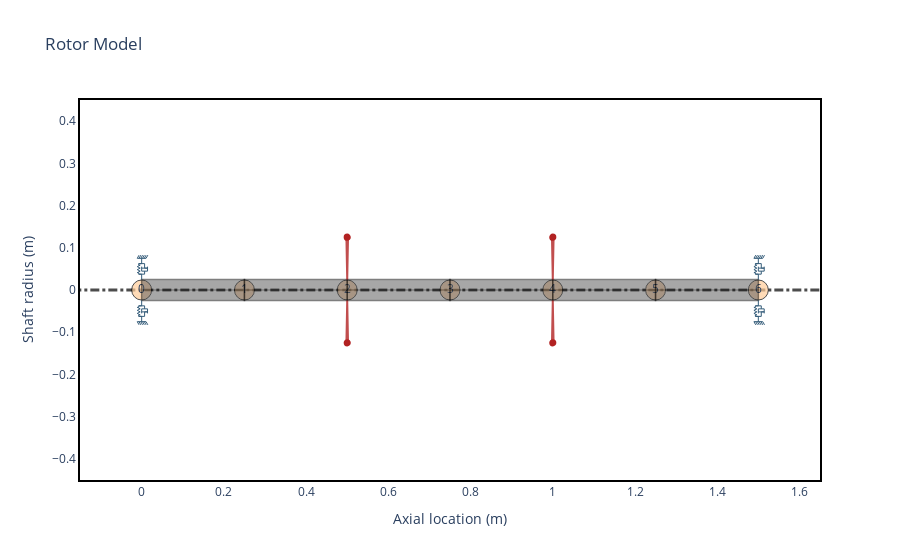

Notebook code for this chart:
### Code cell
sample = np.random.choice(list(iter(rand_rotor)))
sample.plot_rotor()

### Figure 1 — Plotly figure (JSON) as saved in the notebook; plotly's stock layout.template omitted (floating-point values rounded to 4 significant figures)
{"data": [{"hoverinfo": "none", "line": {"color": "black", "dash": "dashdot", "width": 3}, "mode": "lines", "opacity": 0.7, "showlegend": false, "type": "scatter", "x": [-0.3, 1.8], "y": [0, 0]}, {"hoverinfo": "none", "marker": {"color": "#ffcc99", "line": {"color": "black", "width": 1}, "opacity": 0.7, "size": 20}, "mode": "markers+text", "showlegend": false, "text": ["0", "1", "2", "3", "4", "5", "6"], "type": "scatter", "x": [0, 0.25, 0.5, 0.75, 1, 1.25, 1.5], "y": [0, 0, 0, 0, 0, 0, 0]}, {"customdata": [[0, 0.05, 0, 0.05, 0, 0.25, "steel"], [0, 0.05, 0, 0.05, 0, 0.25, "steel"], [0, 0.05, 0, 0.05, 0, 0.25, "steel"], [0, 0.05, 0, 0.05, 0, 0.25, "steel"], [0, 0.05, 0, 0.05, 0, 0.25, "steel"], [0, 0.05, 0, 0.05, 0, 0.25, "steel"], [0, 0.05, 0, 0.05, 0, 0.25, "steel"], [0, 0.05, 0, 0.05, 0, 0.25, "steel"], [0, 0.05, 0, 0.05, 0, 0.25, "steel"], [0, 0.05, 0, 0.05, 0, 0.25, "steel"]], "fill": "toself", "fillcolor": "#525252", "hoverinfo": "text", "hoverlabel": {"bgcolor": "#525252"}, "hoveron": "points+fills", "hovertemplate": "Element Number: 0<br>Left Outer Diameter: 0.05 m<br>Left Inner Diameter: 0.0 m<br>Right Outer Diameter: 0.05 m<br>Right Inner Diameter: 0.0 m<br>Element Length: 0.25 m<br>Material: steel<br>", "legendgroup": "Shaft", "line": {"color": "black", "width": 1.5}, "mode": "lines", "name": "ShaftElement 0", "opacity": 0.5, "showlegend": false, "text": "Element Number: 0<br>Left Outer Diameter: 0.05 m<br>Left Inner Diameter: 0.0 m<br>Right Outer Diameter: 0.05 m<br>Right Inner Diameter: 0.0 m<br>Element Length: 0.25 m<br>Material: steel<br>", "type": "scatter", "x": [0, 0, 0.25, 0.25, 0, 0, 0, 0.25, 0.25, 0], "y": [0, 0.025, 0.025, 0, 0, 0, -0.025, -0.025, 0, 0]}, {"customdata": [[1, 0.05, 0, 0.05, 0, 0.25, "steel"], [1, 0.05, 0, 0.05, 0, 0.25, "steel"], [1, 0.05, 0, 0.05, 0, 0.25, "steel"], [1, 0.05, 0, 0.05, 0, 0.25, "steel"], [1, 0.05, 0, 0.05, 0, 0.25, "steel"], [1, 0.05, 0, 0.05, 0, 0.25, "steel"], [1, 0.05, 0, 0.05, 0, 0.25, "steel"], [1, 0.05, 0, 0.05, 0, 0.25, "steel"], [1, 0.05, 0, 0.05, 0, 0.25, "steel"], [1, 0.05, 0, 0.05, 0, 0.25, "steel"]], "fill": "toself", "fillcolor": "#525252", "hoverinfo": "text", "hoverlabel": {"bgcolor": "#525252"}, "hoveron": "points+fills", "hovertemplate": "Element Number: 1<br>Left Outer Diameter: 0.05 m<br>Left Inner Diameter: 0.0 m<br>Right Outer Diameter: 0.05 m<br>Right Inner Diameter: 0.0 m<br>Element Length: 0.25 m<br>Material: steel<br>", "legendgroup": "Shaft", "line": {"color": "black", "width": 1.5}, "mode": "lines", "name": "ShaftElement 1", "opacity": 0.5, "showlegend": false, "text": "Element Number: 1<br>Left Outer Diameter: 0.05 m<br>Left Inner Diameter: 0.0 m<br>Right Outer Diameter: 0.05 m<br>Right Inner Diameter: 0.0 m<br>Element Length: 0.25 m<br>Material: steel<br>", "type": "scatter", "x": [0.25, 0.25, 0.5, 0.5, 0.25, 0.25, 0.25, 0.5, 0.5, 0.25], "y": [0, 0.025, 0.025, 0, 0, 0, -0.025, -0.025, 0, 0]}, {"customdata": [[2, 0.05, 0, 0.05, 0, 0.25, "steel"], [2, 0.05, 0, 0.05, 0, 0.25, "steel"], [2, 0.05, 0, 0.05, 0, 0.25, "steel"], [2, 0.05, 0, 0.05, 0, 0.25, "steel"], [2, 0.05, 0, 0.05, 0, 0.25, "steel"], [2, 0.05, 0, 0.05, 0, 0.25, "steel"], [2, 0.05, 0, 0.05, 0, 0.25, "steel"], [2, 0.05, 0, 0.05, 0, 0.25, "steel"], [2, 0.05, 0, 0.05, 0, 0.25, "steel"], [2, 0.05, 0, 0.05, 0, 0.25, "steel"]], "fill": "toself", "fillcolor": "#525252", "hoverinfo": "text", "hoverlabel": {"bgcolor": "#525252"}, "hoveron": "points+fills", "hovertemplate": "Element Number: 2<br>Left Outer Diameter: 0.05 m<br>Left Inner Diameter: 0.0 m<br>Right Outer Diameter: 0.05 m<br>Right Inner Diameter: 0.0 m<br>Element Length: 0.25 m<br>Material: steel<br>", "legendgroup": "Shaft", "line": {"color": "black", "width": 1.5}, "mode": "lines", "name": "ShaftElement 2", "opacity": 0.5, "showlegend": false, "text": "Element Number: 2<br>Left Outer Diameter: 0.05 m<br>Left Inner Diameter: 0.0 m<br>Right Outer Diameter: 0.05 m<br>Right Inner Diameter: 0.0 m<br>Element Length: 0.25 m<br>Material: steel<br>", "type": "scatter", "x": [0.5, 0.5, 0.75, 0.75, 0.5, 0.5, 0.5, 0.75, 0.75, 0.5], "y": [0, 0.025, 0.025, 0, 0, 0, -0.025, -0.025, 0, 0]}, {"customdata": [[3, 0.05, 0, 0.05, 0, 0.25, "steel"], [3, 0.05, 0, 0.05, 0, 0.25, "steel"], [3, 0.05, 0, 0.05, 0, 0.25, "steel"], [3, 0.05, 0, 0.05, 0, 0.25, "steel"], [3, 0.05, 0, 0.05, 0, 0.25, "steel"], [3, 0.05, 0, 0.05, 0, 0.25, "steel"], [3, 0.05, 0, 0.05, 0, 0.25, "steel"], [3, 0.05, 0, 0.05, 0, 0.25, "steel"], [3, 0.05, 0, 0.05, 0, 0.25, "steel"], [3, 0.05, 0, 0.05, 0, 0.25, "steel"]], "fill": "toself", "fillcolor": "#525252", "hoverinfo": "text", "hoverlabel": {"bgcolor": "#525252"}, "hoveron": "points+fills", "hovertemplate": "Element Number: 3<br>Left Outer Diameter: 0.05 m<br>Left Inner Diameter: 0.0 m<br>Right Outer Diameter: 0.05 m<br>Right Inner Diameter: 0.0 m<br>Element Length: 0.25 m<br>Material: steel<br>", "legendgroup": "Shaft", "line": {"color": "black", "width": 1.5}, "mode": "lines", "name": "ShaftElement 3", "opacity": 0.5, "showlegend": false, "text": "Element Number: 3<br>Left Outer Diameter: 0.05 m<br>Left Inner Diameter: 0.0 m<br>Right Outer Diameter: 0.05 m<br>Right Inner Diameter: 0.0 m<br>Element Length: 0.25 m<br>Material: steel<br>", "type": "scatter", "x": [0.75, 0.75, 1, 1, 0.75, 0.75, 0.75, 1, 1, 0.75], "y": [0, 0.025, 0.025, 0, 0, 0, -0.025, -0.025, 0, 0]}, {"customdata": [[4, 0.05, 0, 0.05, 0, 0.25, "steel"], [4, 0.05, 0, 0.05, 0, 0.25, "steel"], [4, 0.05, 0, 0.05, 0, 0.25, "steel"], [4, 0.05, 0, 0.05, 0, 0.25, "steel"], [4, 0.05, 0, 0.05, 0, 0.25, "steel"], [4, 0.05, 0, 0.05, 0, 0.25, "steel"], [4, 0.05, 0, 0.05, 0, 0.25, "steel"], [4, 0.05, 0, 0.05, 0, 0.25, "steel"], [4, 0.05, 0, 0.05, 0, 0.25, "steel"], [4, 0.05, 0, 0.05, 0, 0.25, "steel"]], "fill": "toself", "fillcolor": "#525252", "hoverinfo": "text", "hoverlabel": {"bgcolor": "#525252"}, "hoveron": "points+fills", "hovertemplate": "Element Number: 4<br>Left Outer Diameter: 0.05 m<br>Left Inner Diameter: 0.0 m<br>Right Outer Diameter: 0.05 m<br>Right Inner Diameter: 0.0 m<br>Element Length: 0.25 m<br>Material: steel<br>", "legendgroup": "Shaft", "line": {"color": "black", "width": 1.5}, "mode": "lines", "name": "ShaftElement 4", "opacity": 0.5, "showlegend": false, "text": "Element Number: 4<br>Left Outer Diameter: 0.05 m<br>Left Inner Diameter: 0.0 m<br>Right Outer Diameter: 0.05 m<br>Right Inner Diameter: 0.0 m<br>Element Length: 0.25 m<br>Material: steel<br>", "type": "scatter", "x": [1, 1, 1.25, 1.25, 1, 1, 1, 1.25, 1.25, 1], "y": [0, 0.025, 0.025, 0, 0, 0, -0.025, -0.025, 0, 0]}, {"customdata": [[5, 0.05, 0, 0.05, 0, 0.25, "steel"], [5, 0.05, 0, 0.05, 0, 0.25, "steel"], [5, 0.05, 0, 0.05, 0, 0.25, "steel"], [5, 0.05, 0, 0.05, 0, 0.25, "steel"], [5, 0.05, 0, 0.05, 0, 0.25, "steel"], [5, 0.05, 0, 0.05, 0, 0.25, "steel"], [5, 0.05, 0, 0.05, 0, 0.25, "steel"], [5, 0.05, 0, 0.05, 0, 0.25, "steel"], [5, 0.05, 0, 0.05, 0, 0.25, "steel"], [5, 0.05, 0, 0.05, 0, 0.25, "steel"]], "fill": "toself", "fillcolor": "#525252", "hoverinfo": "text", "hoverlabel": {"bgcolor": "#525252"}, "hoveron": "points+fills", "hovertemplate": "Element Number: 5<br>Left Outer Diameter: 0.05 m<br>Left Inner Diameter: 0.0 m<br>Right Outer Diameter: 0.05 m<br>Right Inner Diameter: 0.0 m<br>Element Length: 0.25 m<br>Material: steel<br>", "legendgroup": "Shaft", "line": {"color": "black", "width": 1.5}, "mode": "lines", "name": "ShaftElement 5", "opacity": 0.5, "showlegend": false, "text": "Element Number: 5<br>Left Outer Diameter: 0.05 m<br>Left Inner Diameter: 0.0 m<br>Right Outer Diameter: 0.05 m<br>Right Inner Diameter: 0.0 m<br>Element Length: 0.25 m<br>Material: steel<br>", "type": "scatter", "x": [1.25, 1.25, 1.5, 1.5, 1.25, 1.25, 1.25, 1.5, 1.5, 1.25], "y": [0, 0.025, 0.025, 0, 0, 0, -0.025, -0.025, 0, 0]}, {"customdata": [[2, 0.3296, 0.1781, 32.59], [2, 0.3296, 0.1781, 32.59], [2, 0.3296, 0.1781, 32.59], [2, 0.3296, 0.1781, 32.59], [2, 0.3296, 0.1781, 32.59], [2, 0.3296, 0.1781, 32.59], [2, 0.3296, 0.1781, 32.59], [2, 0.3296, 0.1781, 32.59], [2, 0.3296, 0.1781, 32.59]], "fill": "toself", "fillcolor": "Firebrick", "hoverinfo": "text", "hoverlabel": {"bgcolor": "Firebrick"}, "hoveron": "points+fills", "hovertemplate": "Disk Node: 2<br>Polar Inertia: 3.296e-01<br>Diametral Inertia: 1.781e-01<br>Disk mass: 32.590<br>", "legendgroup": "disks", "line": {"color": "Firebrick", "width": 2}, "mode": "lines", "name": "Disk 0", "opacity": 0.8, "showlegend": false, "text": "Disk Node: 2<br>Polar Inertia: 3.296e-01<br>Diametral Inertia: 1.781e-01<br>Disk mass: 32.590<br>", "type": "scatter", "x": [0.5, 0.502, 0.498, 0.5, null, 0.5, 0.502, 0.498, 0.5], "y": [0.025, 0.125, 0.125, 0.025, null, -0.025, -0.125, -0.125, -0.025]}, {"customdata": [[4, 0.8051, 0.4236, 51.53], [4, 0.8051, 0.4236, 51.53], [4, 0.8051, 0.4236, 51.53], [4, 0.8051, 0.4236, 51.53], [4, 0.8051, 0.4236, 51.53], [4, 0.8051, 0.4236, 51.53], [4, 0.8051, 0.4236, 51.53], [4, 0.8051, 0.4236, 51.53], [4, 0.8051, 0.4236, 51.53]], "fill": "toself", "fillcolor": "Firebrick", "hoverinfo": "text", "hoverlabel": {"bgcolor": "Firebrick"}, "hoveron": "points+fills", "hovertemplate": "Disk Node: 4<br>Polar Inertia: 8.051e-01<br>Diametral Inertia: 4.236e-01<br>Disk mass: 51.525<br>", "legendgroup": "disks", "line": {"color": "Firebrick", "width": 2}, "mode": "lines", "name": "Disk 1", "opacity": 0.8, "showlegend": false, "text": "Disk Node: 4<br>Polar Inertia: 8.051e-01<br>Diametral Inertia: 4.236e-01<br>Disk mass: 51.525<br>", "type": "scatter", "x": [1, 1.002, 0.998, 1, null, 1, 1.002, 0.998, 1], "y": [0.025, 0.125, 0.125, 0.025, null, -0.025, -0.125, -0.125, -0.025]}, {"hoverinfo": "none", "legendgroup": "bearings", "line": {"color": "#355d7a", "width": 1}, "mode": "lines", "name": "Bearing 0", "showlegend": false, "type": "scatter", "x": [0, 0, -0.007143, 0.007143], "y": [0.025, 0.0375, 0.0375, 0.0375]}, {"hoverinfo": "none", "legendgroup": "bearings", "line": {"color": "#355d7a", "width": 1}, "mode": "lines", "name": "Bearing 0", "showlegend": false, "type": "scatter", "x": [0, 0, -0.007143, 0.007143], "y": [-0.025, -0.0375, -0.0375, -0.0375]}, {"hoverinfo": "none", "legendgroup": "bearings", "line": {"color": "#355d7a", "width": 1}, "mode": "lines", "name": "Bearing 0", "showlegend": false, "type": "scatter", "x": [0, 0, -0.007143, 0.007143], "y": [0.075, 0.0625, 0.0625, 0.0625]}, {"hoverinfo": "none", "legendgroup": "bearings", "line": {"color": "#355d7a", "width": 1}, "mode": "lines", "name": "Bearing 0", "showlegend": false, "type": "scatter", "x": [0, 0, -0.007143, 0.007143], "y": [-0.075, -0.0625, -0.0625, -0.0625]}, {"hoverinfo": "none", "legendgroup": "bearings", "line": {"color": "#355d7a", "width": 1}, "mode": "lines", "name": "Bearing 0", "showlegend": false, "type": "scatter", "x": [-0.01071, 0.01071], "y": [0.075, 0.075]}, {"hoverinfo": "none", "legendgroup": "bearings", "line": {"color": "#355d7a", "width": 1}, "mode": "lines", "name": "Bearing 0", "showlegend": false, "type": "scatter", "x": [-0.01071, 0.01071], "y": [-0.075, -0.075]}, {"hoverinfo": "none", "legendgroup": "bearings", "line": {"color": "#355d7a", "width": 1}, "mode": "lines", "name": "Bearing 0", "showlegend": false, "type": "scatter", "x": [-0.01071, -0.006429], "y": [0.075, 0.0825]}, {"hoverinfo": "none", "legendgroup": "bearings", "line": {"color": "#355d7a", "width": 1}, "mode": "lines", "name": "Bearing 0", "showlegend": false, "type": "scatter", "x": [-0.01071, -0.006429], "y": [-0.075, -0.0825]}, {"hoverinfo": "none", "legendgroup": "bearings", "line": {"color": "#355d7a", "width": 1}, "mode": "lines", "name": "Bearing 0", "showlegend": false, "type": "scatter", "x": [-0.006429, -0.002143], "y": [0.075, 0.0825]}, {"hoverinfo": "none", "legendgroup": "bearings", "line": {"color": "#355d7a", "width": 1}, "mode": "lines", "name": "Bearing 0", "showlegend": false, "type": "scatter", "x": [-0.006429, -0.002143], "y": [-0.075, -0.0825]}, {"hoverinfo": "none", "legendgroup": "bearings", "line": {"color": "#355d7a", "width": 1}, "mode": "lines", "name": "Bearing 0", "showlegend": false, "type": "scatter", "x": [-0.002143, 0.002143], "y": [0.075, 0.0825]}, {"hoverinfo": "none", "legendgroup": "bearings", "line": {"color": "#355d7a", "width": 1}, "mode": "lines", "name": "Bearing 0", "showlegend": false, "type": "scatter", "x": [-0.002143, 0.002143], "y": [-0.075, -0.0825]}, {"hoverinfo": "none", "legendgroup": "bearings", "line": {"color": "#355d7a", "width": 1}, "mode": "lines", "name": "Bearing 0", "showlegend": false, "type": "scatter", "x": [0.002143, 0.006429], "y": [0.075, 0.0825]}, {"hoverinfo": "none", "legendgroup": "bearings", "line": {"color": "#355d7a", "width": 1}, "mode": "lines", "name": "Bearing 0", "showlegend": false, "type": "scatter", "x": [0.002143, 0.006429], "y": [-0.075, -0.0825]}, {"hoverinfo": "none", "legendgroup": "bearings", "line": {"color": "#355d7a", "width": 1}, "mode": "lines", "name": "Bearing 0", "showlegend": false, "type": "scatter", "x": [0.006429, 0.01071], "y": [0.075, 0.0825]}, {"hoverinfo": "none", "legendgroup": "bearings", "line": {"color": "#355d7a", "width": 1}, "mode": "lines", "name": "Bearing 0", "showlegend": false, "type": "scatter", "x": [0.006429, 0.01071], "y": [-0.075, -0.0825]}, {"hoverinfo": "none", "legendgroup": "bearings", "line": {"color": "#355d7a", "width": 1}, "mode": "lines", "name": "Bearing 0", "showlegend": false, "type": "scatter", "x": [0.01071, 0.015], "y": [0.075, 0.0825]}, {"hoverinfo": "none", "legendgroup": "bearings", "line": {"color": "#355d7a", "width": 1}, "mode": "lines", "name": "Bearing 0", "showlegend": false, "type": "scatter", "x": [0.01071, 0.015], "y": [-0.075, -0.0825]}, {"hoverinfo": "none", "legendgroup": "bearings", "line": {"color": "#355d7a", "width": 1}, "mode": "lines", "name": "Bearing 0", "showlegend": false, "type": "scatter", "x": [-0.007143, -0.007143, -0.01071, -0.003571, -0.01071, -0.003571, -0.01071, -0.003571, -0.007143, -0.007143], "y": [0.0375, 0.04107, 0.04107, 0.04464, 0.04821, 0.05179, 0.05536, 0.05893, 0.05893, 0.0625]}, {"hoverinfo": "none", "legendgroup": "bearings", "line": {"color": "#355d7a", "width": 1}, "mode": "lines", "name": "Bearing 0", "showlegend": false, "type": "scatter", "x": [-0.007143, -0.007143, -0.01071, -0.003571, -0.01071, -0.003571, -0.01071, -0.003571, -0.007143, -0.007143], "y": [-0.0375, -0.04107, -0.04107, -0.04464, -0.04821, -0.05179, -0.05536, -0.05893, -0.05893, -0.0625]}, {"hoverinfo": "none", "legendgroup": "bearings", "line": {"color": "#355d7a", "width": 1}, "mode": "lines", "name": "Bearing 0", "showlegend": false, "type": "scatter", "x": [0.007143, 0.007143], "y": [0.0375, 0.04464]}, {"hoverinfo": "none", "legendgroup": "bearings", "line": {"color": "#355d7a", "width": 1}, "mode": "lines", "name": "Bearing 0", "showlegend": false, "type": "scatter", "x": [0.007143, 0.007143], "y": [-0.0375, -0.04464]}, {"hoverinfo": "none", "legendgroup": "bearings", "line": {"color": "#355d7a", "width": 1}, "mode": "lines", "name": "Bearing 0", "showlegend": false, "type": "scatter", "x": [0, 0, 0.01429, 0.01429], "y": [0.05536, 0.04464, 0.04464, 0.05536]}, {"hoverinfo": "none", "legendgroup": "bearings", "line": {"color": "#355d7a", "width": 1}, "mode": "lines", "name": "Bearing 0", "showlegend": false, "type": "scatter", "x": [0, 0, 0.01429, 0.01429], "y": [-0.05536, -0.04464, -0.04464, -0.05536]}, {"hoverinfo": "none", "legendgroup": "bearings", "line": {"color": "#355d7a", "width": 1}, "mode": "lines", "name": "Bearing 0", "showlegend": false, "type": "scatter", "x": [0, 0.01429, 0.007143, 0.007143], "y": [0.05179, 0.05179, 0.05179, 0.0625]}, {"hoverinfo": "none", "legendgroup": "bearings", "line": {"color": "#355d7a", "width": 1}, "mode": "lines", "name": "Bearing 0", "showlegend": false, "type": "scatter", "x": [0, 0.01429, 0.007143, 0.007143], "y": [-0.05179, -0.05179, -0.05179, -0.0625]}, {"hoverinfo": "none", "legendgroup": "bearings", "line": {"color": "#355d7a", "width": 1}, "mode": "lines", "name": "Bearing 1", "showlegend": false, "type": "scatter", "x": [1.5, 1.5, 1.493, 1.507], "y": [0.025, 0.0375, 0.0375, 0.0375]}, {"hoverinfo": "none", "legendgroup": "bearings", "line": {"color": "#355d7a", "width": 1}, "mode": "lines", "name": "Bearing 1", "showlegend": false, "type": "scatter", "x": [1.5, 1.5, 1.493, 1.507], "y": [-0.025, -0.0375, -0.0375, -0.0375]}, {"hoverinfo": "none", "legendgroup": "bearings", "line": {"color": "#355d7a", "width": 1}, "mode": "lines", "name": "Bearing 1", "showlegend": false, "type": "scatter", "x": [1.5, 1.5, 1.493, 1.507], "y": [0.075, 0.0625, 0.0625, 0.0625]}, {"hoverinfo": "none", "legendgroup": "bearings", "line": {"color": "#355d7a", "width": 1}, "mode": "lines", "name": "Bearing 1", "showlegend": false, "type": "scatter", "x": [1.5, 1.5, 1.493, 1.507], "y": [-0.075, -0.0625, -0.0625, -0.0625]}, {"hoverinfo": "none", "legendgroup": "bearings", "line": {"color": "#355d7a", "width": 1}, "mode": "lines", "name": "Bearing 1", "showlegend": false, "type": "scatter", "x": [1.489, 1.511], "y": [0.075, 0.075]}, {"hoverinfo": "none", "legendgroup": "bearings", "line": {"color": "#355d7a", "width": 1}, "mode": "lines", "name": "Bearing 1", "showlegend": false, "type": "scatter", "x": [1.489, 1.511], "y": [-0.075, -0.075]}, {"hoverinfo": "none", "legendgroup": "bearings", "line": {"color": "#355d7a", "width": 1}, "mode": "lines", "name": "Bearing 1", "showlegend": false, "type": "scatter", "x": [1.489, 1.494], "y": [0.075, 0.0825]}, {"hoverinfo": "none", "legendgroup": "bearings", "line": {"color": "#355d7a", "width": 1}, "mode": "lines", "name": "Bearing 1", "showlegend": false, "type": "scatter", "x": [1.489, 1.494], "y": [-0.075, -0.0825]}, {"hoverinfo": "none", "legendgroup": "bearings", "line": {"color": "#355d7a", "width": 1}, "mode": "lines", "name": "Bearing 1", "showlegend": false, "type": "scatter", "x": [1.494, 1.498], "y": [0.075, 0.0825]}, {"hoverinfo": "none", "legendgroup": "bearings", "line": {"color": "#355d7a", "width": 1}, "mode": "lines", "name": "Bearing 1", "showlegend": false, "type": "scatter", "x": [1.494, 1.498], "y": [-0.075, -0.0825]}, {"hoverinfo": "none", "legendgroup": "bearings", "line": {"color": "#355d7a", "width": 1}, "mode": "lines", "name": "Bearing 1", "showlegend": false, "type": "scatter", "x": [1.498, 1.502], "y": [0.075, 0.0825]}, {"hoverinfo": "none", "legendgroup": "bearings", "line": {"color": "#355d7a", "width": 1}, "mode": "lines", "name": "Bearing 1", "showlegend": false, "type": "scatter", "x": [1.498, 1.502], "y": [-0.075, -0.0825]}, {"hoverinfo": "none", "legendgroup": "bearings", "line": {"color": "#355d7a", "width": 1}, "mode": "lines", "name": "Bearing 1", "showlegend": false, "type": "scatter", "x": [1.502, 1.506], "y": [0.075, 0.0825]}, {"hoverinfo": "none", "legendgroup": "bearings", "line": {"color": "#355d7a", "width": 1}, "mode": "lines", "name": "Bearing 1", "showlegend": false, "type": "scatter", "x": [1.502, 1.506], "y": [-0.075, -0.0825]}, {"hoverinfo": "none", "legendgroup": "bearings", "line": {"color": "#355d7a", "width": 1}, "mode": "lines", "name": "Bearing 1", "showlegend": false, "type": "scatter", "x": [1.506, 1.511], "y": [0.075, 0.0825]}, {"hoverinfo": "none", "legendgroup": "bearings", "line": {"color": "#355d7a", "width": 1}, "mode": "lines", "name": "Bearing 1", "showlegend": false, "type": "scatter", "x": [1.506, 1.511], "y": [-0.075, -0.0825]}, {"hoverinfo": "none", "legendgroup": "bearings", "line": {"color": "#355d7a", "width": 1}, "mode": "lines", "name": "Bearing 1", "showlegend": false, "type": "scatter", "x": [1.511, 1.515], "y": [0.075, 0.0825]}, {"hoverinfo": "none", "legendgroup": "bearings", "line": {"color": "#355d7a", "width": 1}, "mode": "lines", "name": "Bearing 1", "showlegend": false, "type": "scatter", "x": [1.511, 1.515], "y": [-0.075, -0.0825]}, {"hoverinfo": "none", "legendgroup": "bearings", "line": {"color": "#355d7a", "width": 1}, "mode": "lines", "name": "Bearing 1", "showlegend": false, "type": "scatter", "x": [1.493, 1.493, 1.489, 1.496, 1.489, 1.496, 1.489, 1.496, 1.493, 1.493], "y": [0.0375, 0.04107, 0.04107, 0.04464, 0.04821, 0.05179, 0.05536, 0.05893, 0.05893, 0.0625]}, {"hoverinfo": "none", "legendgroup": "bearings", "line": {"color": "#355d7a", "width": 1}, "mode": "lines", "name": "Bearing 1", "showlegend": false, "type": "scatter", "x": [1.493, 1.493, 1.489, 1.496, 1.489, 1.496, 1.489, 1.496, 1.493, 1.493], "y": [-0.0375, -0.04107, -0.04107, -0.04464, -0.04821, -0.05179, -0.05536, -0.05893, -0.05893, -0.0625]}, {"hoverinfo": "none", "legendgroup": "bearings", "line": {"color": "#355d7a", "width": 1}, "mode": "lines", "name": "Bearing 1", "showlegend": false, "type": "scatter", "x": [1.507, 1.507], "y": [0.0375, 0.04464]}, {"hoverinfo": "none", "legendgroup": "bearings", "line": {"color": "#355d7a", "width": 1}, "mode": "lines", "name": "Bearing 1", "showlegend": false, "type": "scatter", "x": [1.507, 1.507], "y": [-0.0375, -0.04464]}, {"hoverinfo": "none", "legendgroup": "bearings", "line": {"color": "#355d7a", "width": 1}, "mode": "lines", "name": "Bearing 1", "showlegend": false, "type": "scatter", "x": [1.5, 1.5, 1.514, 1.514], "y": [0.05536, 0.04464, 0.04464, 0.05536]}, {"hoverinfo": "none", "legendgroup": "bearings", "line": {"color": "#355d7a", "width": 1}, "mode": "lines", "name": "Bearing 1", "showlegend": false, "type": "scatter", "x": [1.5, 1.5, 1.514, 1.514], "y": [-0.05536, -0.04464, -0.04464, -0.05536]}, {"hoverinfo": "none", "legendgroup": "bearings", "line": {"color": "#355d7a", "width": 1}, "mode": "lines", "name": "Bearing 1", "showlegend": false, "type": "scatter", "x": [1.5, 1.514, 1.507, 1.507], "y": [0.05179, 0.05179, 0.05179, 0.0625]}, {"hoverinfo": "none", "legendgroup": "bearings", "line": {"color": "#355d7a", "width": 1}, "mode": "lines", "name": "Bearing 1", "showlegend": false, "type": "scatter", "x": [1.5, 1.514, 1.507, 1.507], "y": [-0.05179, -0.05179, -0.05179, -0.0625]}], "layout": {"shapes": [{"fillcolor": "Firebrick", "line": {"color": "Firebrick"}, "type": "circle", "x0": 0.4938, "x1": 0.5062, "xref": "x", "y0": 0.1187, "y1": 0.1313, "yref": "y"}, {"fillcolor": "Firebrick", "line": {"color": "Firebrick"}, "type": "circle", "x0": 0.4938, "x1": 0.5062, "xref": "x", "y0": -0.1313, "y1": -0.1187, "yref": "y"}, {"fillcolor": "Firebrick", "line": {"color": "Firebrick"}, "type": "circle", "x0": 0.9938, "x1": 1.006, "xref": "x", "y0": 0.1187, "y1": 0.1313, "yref": "y"}, {"fillcolor": "Firebrick", "line": {"color": "Firebrick"}, "type": "circle", "x0": 0.9938, "x1": 1.006, "xref": "x", "y0": -0.1313, "y1": -0.1187, "yref": "y"}], "title": {"text": "Rotor Model"}, "xaxis": {"mirror": true, "range": [-0.15, 1.65], "showgrid": false, "title": {"text": "Axial location (m)"}}, "yaxis": {"mirror": true, "range": [-0.45, 0.45], "showgrid": false, "title": {"text": "Shaft radius (m)"}}}}
